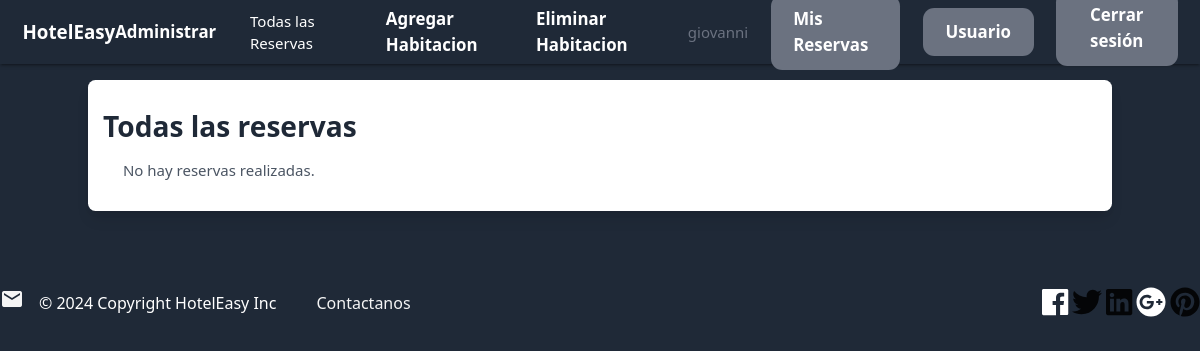
Before: /habitaciones/habitaciones/reservas-todas/ (signed in) with the older database file.
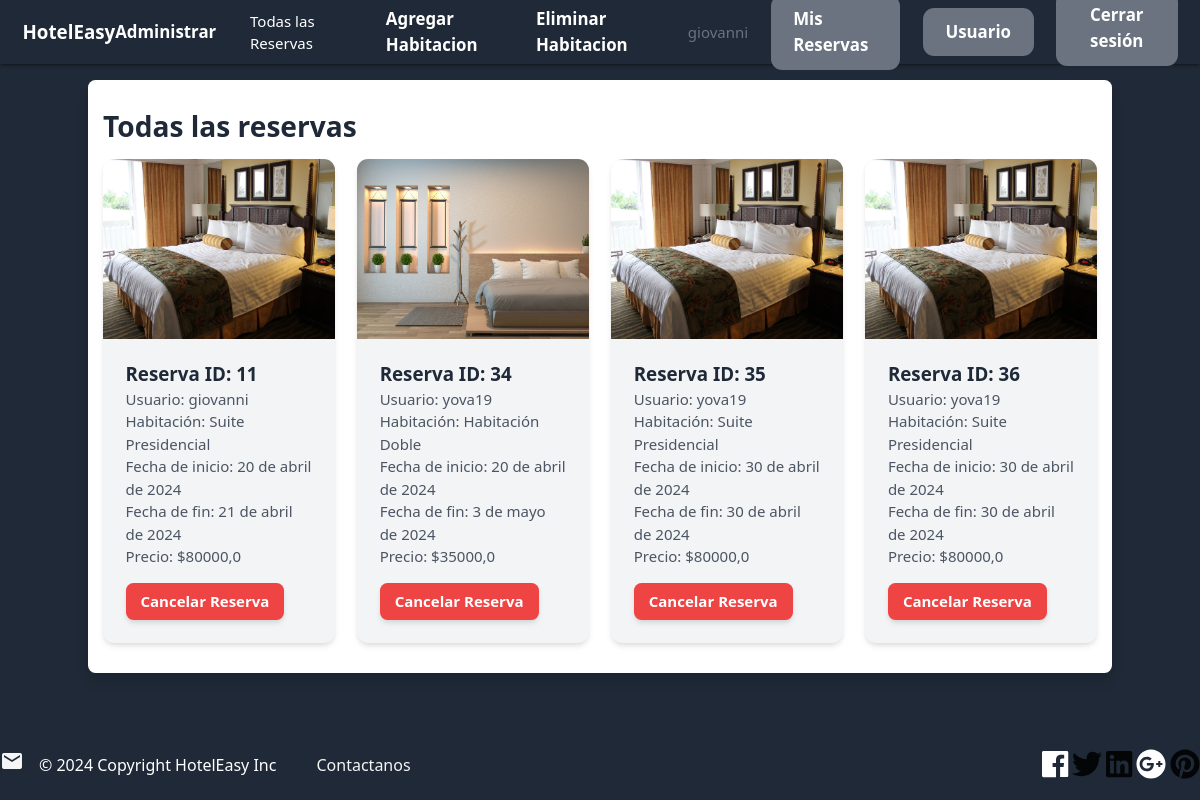
After: the same page with the newer database file.
### habitaciones/models.py (models this page shows, shortened)
class Reserva(models.Model):
    usuario = models.ForeignKey(User, on_delete=models.CASCADE)
    habitacion = models.ForeignKey(Habitacion, on_delete=models.CASCADE)
    fecha_inicio = models.DateField()
    fecha_fin = models.DateField()

class Habitacion(models.Model):
    categoria = models.ForeignKey(Categoria, related_name='habitaciones', on_delete=models.CASCADE)
    nombre = models.CharField(max_length=255)
    descripcion = models.TextField(blank=True, null=True)
    precio = models.FloatField()
    imagen = models.ImageField(upload_to='habitacion_imagenes', blank=True, null=True)
    class Meta:
        ordering = ('nombre',)

### habitaciones/views.py (the view)
# urls.py: path('habitaciones/reservas-todas/', views.reservas_todas, name='reservas_todas'),
@login_required
def reservas_todas(request):
    if not request.user.is_superuser:
        return redirect('habitacion:vista_reservas')  # Redirigir a la vista de reservas del usuario si no es un superusuario
    reservas = Reserva.objects.all()
    return render(request, 'habitaciones/reservas_todas.html', {'reservas': reservas})

### habitaciones/templates/habitaciones/reservas_todas.html (shortened to what this page needs)
{% extends 'core/base.html' %}
{% block content %}
<div class="container bg-white py-8 px-4 rounded-lg shadow-lg">
    <h1 class="text-3xl font-bold text-gray-800 mb-4">Todas las reservas</h1>
    <div class="grid grid-cols-1 sm:grid-cols-2 md:grid-cols-3 lg:grid-cols-4 gap-6">
        {% if reservas %}
            {% for reserva in reservas %}
                <div class="rounded-xl overflow-hidden bg-gray-100 shadow-md">
                    <img src="{{ reserva.habitacion.imagen.url }}" class="w-full h-48 object-cover object-center" alt="{{ reserva.habitacion.nombre }}">
                    <div class="p-6">
                        <h2 class="text-xl font-semibold text-gray-800">Reserva ID: {{ reserva.id }}</h2>
                        <p class="text-gray-600">Usuario: {{ reserva.usuario.username }}</p>
                        <p class="text-gray-600">Habitación: {{ reserva.habitacion.nombre }}</p>
                        <p class="text-gray-600">Fecha de inicio: {{ reserva.fecha_inicio }}</p>
                        <p class="text-gray-600">Fecha de fin: {{ reserva.fecha_fin }}</p>
                        <p class="text-gray-600">Precio: ${{ reserva.habitacion.precio }}</p>
                <form action="{% url 'habitacion:cancelar_reserva' reserva.id %}" method="post">
                    <button type="submit" class="mt-4 px-4 py-2 bg-red-500 text-white font-semibold rounded-lg shadow-md hover:bg-red-600 focus:outline-none focus:bg-red-600">Cancelar Reserva</button>
                </form>
                    </div>
                </div>
            {% endfor %}
        {% else %}
            <div class="col">
                <p class="text-gray-600 text-center">No hay reservas realizadas.</p>
            </div>
        {% endif %}
    </div>
</div>
{% endblock %}

Changed rows visible on the page:
added Reserva: habitacion.imagen (picture), id "11", usuario.username "giovanni", habitacion.nombre "Suite Presidencial", fecha_inicio "20 de abril de 2024", fecha_fin "21 de abril de 2024", habitacion.precio "80000,0"
added Reserva: habitacion.imagen (picture), id "34", usuario.username "yova19", habitacion.nombre "Habitación Doble", fecha_inicio "20 de abril de 2024", fecha_fin "3 de mayo de 2024", habitacion.precio "35000,0"
added Reserva: habitacion.imagen (picture), id "35", usuario.username "yova19", habitacion.nombre "Suite Presidencial", fecha_inicio "30 de abril de 2024", fecha_fin "30 de abril de 2024", habitacion.precio "80000,0"
added Reserva: habitacion.imagen (picture), id "36", usuario.username "yova19", habitacion.nombre "Suite Presidencial", fecha_inicio "30 de abril de 2024", fecha_fin "30 de abril de 2024", habitacion.precio "80000,0"
Other visible differences:
text no longer shown: "No hay reservas realizadas."
